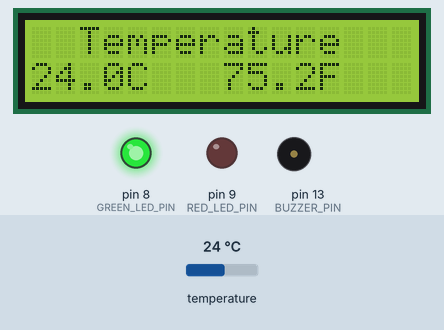
Bench run of a sketch on a simulated Arduino Uno, built with avr-gcc and run on an emulated ATmega328P. On the bench: 16×2 character LCD, output pins drawn as LEDs (lit = HIGH), buzzer (waves = sounding, pin HIGH). Wiring (inferred from the names in the program): DS18B20 sensor: data A0. The inputs (shaded band) are chosen by the test bench; at power-on: temperature 24 °C. What the sketch prints to the serial monitor is not drawn.

Above: at 2.7 s.
2.8 s: temperature set to 37.1 °C
At 3.6 s:
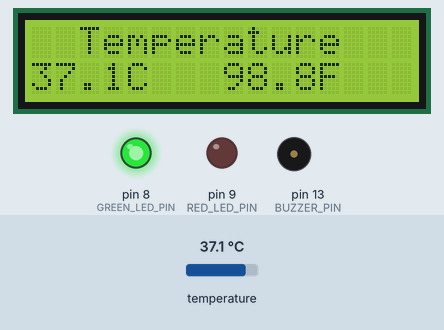
4.6 s: temperature set to 38.5 °C
At 4.82 s:
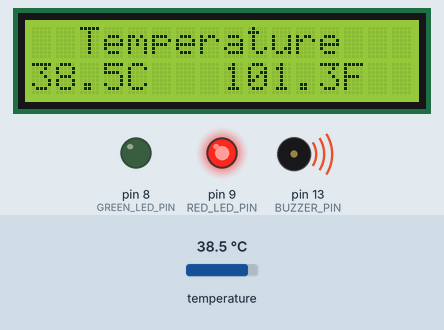
7.7 s: temperature set to 12 °C
At 8.5 s:
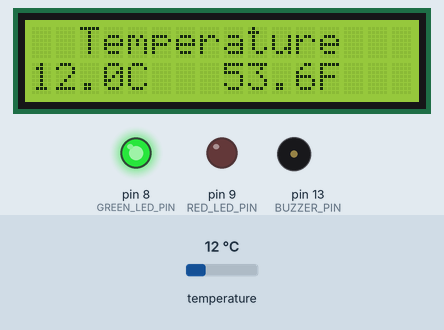
Timing chart, 0 to 10.7 s (numbered marks = the images above; inputs shaded):
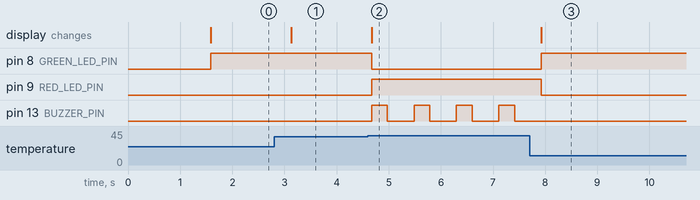

The sketch:

ds18b20_temperature.ino
```cpp
/*
 * DS18B20 Body Temperature Monitor with Fever Alert (LED + Buzzer)
 */

#include <LiquidCrystal.h>

// Pin Definitions
constexpr uint8_t LCD_RS = 2, LCD_EN = 3, LCD_D4 = 4, LCD_D5 = 5, LCD_D6 = 6, LCD_D7 = 7;
constexpr uint8_t DS18B20_PIN = A0;
constexpr uint8_t GREEN_LED_PIN = 8;
constexpr uint8_t RED_LED_PIN = 9;
constexpr uint8_t BUZZER_PIN = 13;

constexpr float FEVER_THRESHOLD_F = 100.0f;

LiquidCrystal lcd(LCD_RS, LCD_EN, LCD_D4, LCD_D5, LCD_D6, LCD_D7);

bool ds18b20Start() {
  bool present = false;
  digitalWrite(DS18B20_PIN, LOW);
  pinMode(DS18B20_PIN, OUTPUT);
  delayMicroseconds(500);
  pinMode(DS18B20_PIN, INPUT);
  delayMicroseconds(100);
  if (!digitalRead(DS18B20_PIN)) {
    present = true;
    delayMicroseconds(400);
  }
  return present;
}

void ds18b20WriteBit(bool value) {
  digitalWrite(DS18B20_PIN, LOW);
  pinMode(DS18B20_PIN, OUTPUT);
  delayMicroseconds(2);
  digitalWrite(DS18B20_PIN, value);
  delayMicroseconds(80);
  pinMode(DS18B20_PIN, INPUT);
  delayMicroseconds(2);
}

void ds18b20WriteByte(byte value) {
  for (byte i = 0; i < 8; i++) {
    ds18b20WriteBit(bitRead(value, i));
  }
}

bool ds18b20ReadBit() {
  digitalWrite(DS18B20_PIN, LOW);
  pinMode(DS18B20_PIN, OUTPUT);
  delayMicroseconds(2);
  pinMode(DS18B20_PIN, INPUT);
  delayMicroseconds(5);
  bool value = digitalRead(DS18B20_PIN);
  delayMicroseconds(100);
  return value;
}

byte ds18b20ReadByte() {
  byte value = 0;
  for (byte i = 0; i < 8; i++) {
    bitWrite(value, i, ds18b20ReadBit());
  }
  return value;
}

bool ds18b20Read(int *rawTempValue) {
  if (!ds18b20Start()) return false;
  ds18b20WriteByte(0xCC); // Skip ROM
  ds18b20WriteByte(0x44); // Convert T
  while (ds18b20ReadByte() == 0);

  if (!ds18b20Start()) return false;
  ds18b20WriteByte(0xCC); // Skip ROM
  ds18b20WriteByte(0xBE); // Read Scratchpad
  *rawTempValue = ds18b20ReadByte();
  *rawTempValue |= (unsigned int)(ds18b20ReadByte() << 8);
  return true;
}

void setup() {
  pinMode(RED_LED_PIN, OUTPUT);
  pinMode(GREEN_LED_PIN, OUTPUT);
  pinMode(BUZZER_PIN, OUTPUT);

  lcd.begin(16, 2);
  lcd.clear();
  lcd.setCursor(0, 0);
  lcd.print("  Health Mate   ");
  lcd.setCursor(0, 1);
  lcd.print(" DS18B20 Sensor ");
  delay(1500);
  lcd.clear();
  Serial.begin(9600);
}

void loop() {
  int rawTemp = 0;
  lcd.setCursor(0, 0);
  lcd.print("  Temperature   ");

  if (ds18b20Read(&rawTemp)) {
    float tempC = (float)rawTemp / 16.0f;
    float tempF = (tempC * 9.0f) / 5.0f + 32.0f;

    Serial.print("Temperature: ");
    Serial.print(tempC, 2);
    Serial.print(" C | ");
    Serial.print(tempF, 2);
    Serial.println(" F");

    lcd.setCursor(0, 1);
    lcd.print(tempC, 1);
    lcd.print("C  ");
    lcd.setCursor(8, 1);
    lcd.print(tempF, 1);
    lcd.print("F  ");

    if (tempF > FEVER_THRESHOLD_F) {
      digitalWrite(BUZZER_PIN, HIGH);
      digitalWrite(GREEN_LED_PIN, LOW);
      digitalWrite(RED_LED_PIN, HIGH);
      delay(300);
      digitalWrite(BUZZER_PIN, LOW);
    } else {
      digitalWrite(BUZZER_PIN, LOW);
      digitalWrite(GREEN_LED_PIN, HIGH);
      digitalWrite(RED_LED_PIN, LOW);
    }
  } else {
    lcd.setCursor(0, 1);
    lcd.print("  Sensor Error  ");
  }

  delay(500);
}
```

Measured:
- the behaviour switches between 37.7 and 37.8 °C on temperature (found by bisection; images 1 and 2)
- after the input at 2.8 s, the display: changes after 0.33 s (image 1)
- after the input at 4.6 s, pin 8 (GREEN_LED_PIN): HIGH → LOW after 0.07 s; pin 9 (RED_LED_PIN): LOW → HIGH after 0.07 s; pin 13 (BUZZER_PIN): alternates HIGH for 0.30 s and LOW for 0.51 s, starting after 0.07 s; the display: changes after 0.07 s (image 2)
- after the input at 7.7 s, pin 8 (GREEN_LED_PIN): LOW → HIGH after 0.23 s; pin 9 (RED_LED_PIN): HIGH → LOW after 0.23 s; pin 13 (BUZZER_PIN): stops changing and stays LOW; the display: changes after 0.23 s (image 3)
